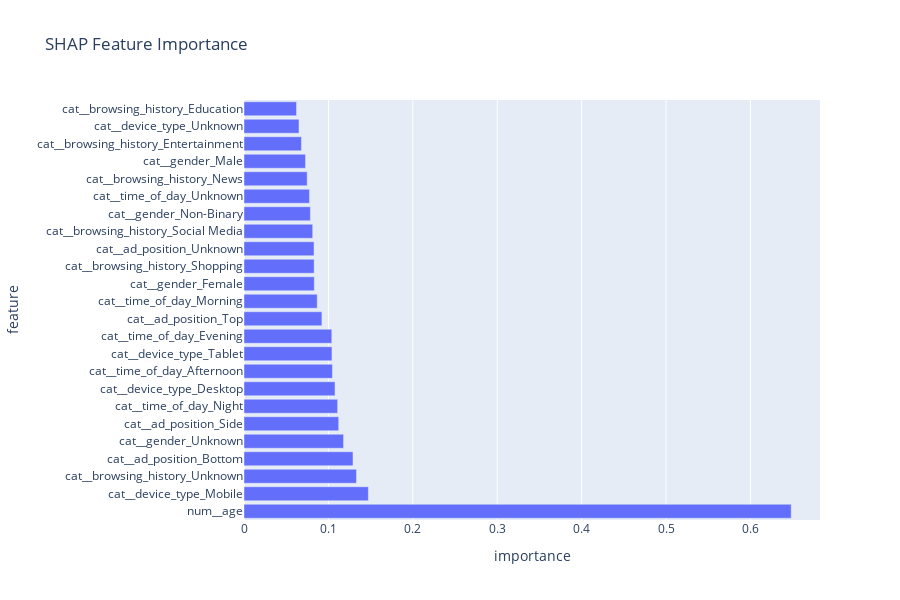

The notebook cell this image was saved under:
### Code cell
feature_names = preprocessor.get_feature_names_out()
# Wrap back into DataFrames
import pandas as pd

X_train_df = pd.DataFrame(X_train.toarray() if hasattr(X_train, "toarray") else X_train,
                          columns=feature_names)
X_val_df   = pd.DataFrame(X_val.toarray() if hasattr(X_val, "toarray") else X_val,
                          columns=feature_names)
X_test_df  = pd.DataFrame(X_test.toarray() if hasattr(X_test, "toarray") else X_test,
                           columns=feature_names)

import shap
import xgboost as xgb
import matplotlib.pyplot as plt

# Assuming your trained model is called `best_model` (from GridSearchCV)
# And your training data is X_train_df (with column names)

# Convert to DMatrix (if not already)
dtrain = xgb.DMatrix(X_train, label=y_train, feature_names=X_train_df.columns.tolist())

# Create SHAP explainer
explainer = shap.TreeExplainer(grid_search.best_estimator_)
shap_values = explainer.shap_values(X_train)

# --- 1. Summary plot (beeswarm)
shap.summary_plot(shap_values, X_train_df, plot_type="dot")

import pandas as pd
import plotly.express as px
import numpy as np

# Mean absolute SHAP value for each feature
feature_importance = pd.DataFrame({
    "feature": X_train_df.columns,
    "importance": np.abs(shap_values).mean(axis=0)
}).sort_values("importance", ascending=False)

fig = px.bar(feature_importance, x="importance", y="feature", orientation="h",
             title="SHAP Feature Importance", height=600)
fig.show()

### Figure 1 — Plotly figure (JSON) as saved in the notebook; plotly's stock layout.template omitted (floating-point values rounded to 4 significant figures)
{"data": [{"hovertemplate": "importance=%{x}<br>feature=%{y}<extra></extra>", "legendgroup": "", "marker": {"color": "#636efa", "pattern": {"shape": ""}}, "name": "", "orientation": "h", "showlegend": false, "textposition": "auto", "type": "bar", "x": [0.6483, 0.1473, 0.1333, 0.1291, 0.118, 0.1122, 0.1109, 0.1078, 0.1048, 0.1042, 0.104, 0.09229, 0.08675, 0.0833, 0.08311, 0.08298, 0.08139, 0.07866, 0.07757, 0.07484, 0.07283, 0.06807, 0.06517, 0.06226], "xaxis": "x", "y": ["num__age", "cat__device_type_Mobile", "cat__browsing_history_Unknown", "cat__ad_position_Bottom", "cat__gender_Unknown", "cat__ad_position_Side", "cat__time_of_day_Night", "cat__device_type_Desktop", "cat__time_of_day_Afternoon", "cat__device_type_Tablet", "cat__time_of_day_Evening", "cat__ad_position_Top", "cat__time_of_day_Morning", "cat__gender_Female", "cat__browsing_history_Shopping", "cat__ad_position_Unknown", "cat__browsing_history_Social Media", "cat__gender_Non-Binary", "cat__time_of_day_Unknown", "cat__browsing_history_News", "cat__gender_Male", "cat__browsing_history_Entertainment", "cat__device_type_Unknown", "cat__browsing_history_Education"], "yaxis": "y"}], "layout": {"barmode": "relative", "height": 600, "legend": {"tracegroupgap": 0}, "title": {"text": "SHAP Feature Importance"}, "xaxis": {"anchor": "y", "domain": [0, 1], "title": {"text": "importance"}}, "yaxis": {"anchor": "x", "domain": [0, 1], "title": {"text": "feature"}}}}
